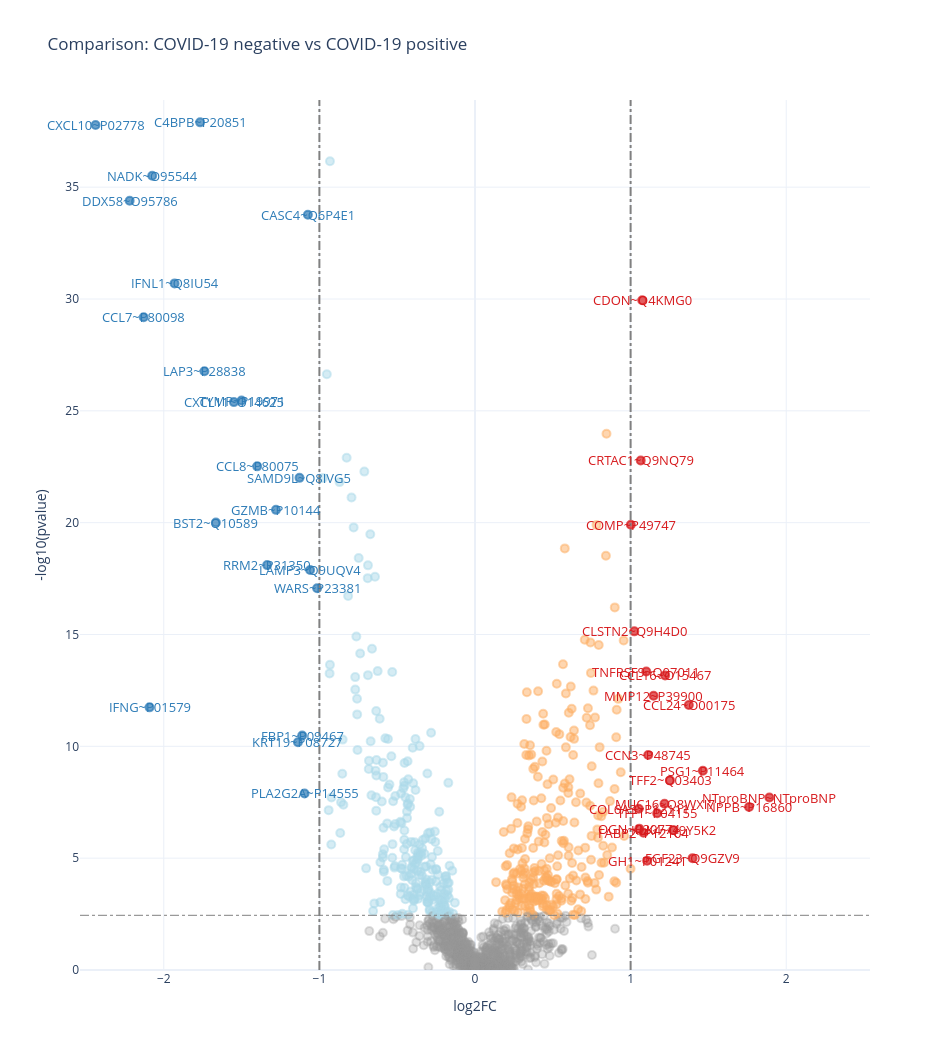

The notebook cell saved with this chart:
### Code cell
volcano_plot = viz.run_volcano(ancova_results, identifier='proteomics_volcanos', 
            args={'alpha':0.01, 'fc':2, 'num_annotations': 50,
                  'colorscale':'Blues', 'showscale': False, 
                  'marker_size':8, 'x_title':'log2FC', 'y_title':'-log10(pvalue)'})

for plot in volcano_plot:
    iplot(plot.figure)

### Figure 1 — Plotly figure (JSON) as saved in the notebook; plotly's stock layout.template omitted (floating-point values rounded to 4 significant figures; data arrays with more than 128 entries replaced by an {"elided": "..."} marker saying what was removed)
{"data": [{"hoverinfo": "text", "marker": {"color": {"elided": "1421 str values"}, "colorscale": [[0, "rgb(247,251,255)"], [0.125, "rgb(222,235,247)"], [0.25, "rgb(198,219,239)"], [0.375, "rgb(158,202,225)"], [0.5, "rgb(107,174,214)"], [0.625, "rgb(66,146,198)"], [0.75, "rgb(33,113,181)"], [0.875, "rgb(8,81,156)"], [1, "rgb(8,48,107)"]], "line": {"color": {"elided": "1421 str values"}, "width": 2}, "showscale": false, "size": 8}, "mode": "markers", "text": {"elided": "1421 str values"}, "type": "scatter", "x": {"elided": "1421 float values"}, "y": {"elided": "1421 float values"}}], "layout": {"annotations": [{"ax": 0, "ay": -10, "font": {"color": "#2c7bb6", "size": 13}, "showarrow": false, "text": "CXCL10~P02778", "x": -2.438, "xref": "x", "y": 37.78, "yref": "y"}, {"ax": 0, "ay": -10, "font": {"color": "#2c7bb6", "size": 13}, "showarrow": false, "text": "DDX58~O95786", "x": -2.219, "xref": "x", "y": 34.39, "yref": "y"}, {"ax": 0, "ay": -10, "font": {"color": "#2c7bb6", "size": 13}, "showarrow": false, "text": "CCL7~P80098", "x": -2.129, "xref": "x", "y": 29.19, "yref": "y"}, {"ax": 0, "ay": -10, "font": {"color": "#2c7bb6", "size": 13}, "showarrow": false, "text": "IFNG~P01579", "x": -2.091, "xref": "x", "y": 11.74, "yref": "y"}, {"ax": 0, "ay": -10, "font": {"color": "#2c7bb6", "size": 13}, "showarrow": false, "text": "NADK~O95544", "x": -2.074, "xref": "x", "y": 35.51, "yref": "y"}, {"ax": 0, "ay": -10, "font": {"color": "#2c7bb6", "size": 13}, "showarrow": false, "text": "IFNL1~Q8IU54", "x": -1.93, "xref": "x", "y": 30.7, "yref": "y"}, {"ax": 0, "ay": -10, "font": {"color": "#d7191c", "size": 13}, "showarrow": false, "text": "NTproBNP~NTproBNP", "x": 1.892, "xref": "x", "y": 7.711, "yref": "y"}, {"ax": 0, "ay": -10, "font": {"color": "#2c7bb6", "size": 13}, "showarrow": false, "text": "C4BPB~P20851", "x": -1.766, "xref": "x", "y": 37.9, "yref": "y"}, {"ax": 0, "ay": -10, "font": {"color": "#d7191c", "size": 13}, "showarrow": false, "text": "NPPB~P16860", "x": 1.761, "xref": "x", "y": 7.291, "yref": "y"}, {"ax": 0, "ay": -10, "font": {"color": "#2c7bb6", "size": 13}, "showarrow": false, "text": "LAP3~P28838", "x": -1.739, "xref": "x", "y": 26.77, "yref": "y"}, {"ax": 0, "ay": -10, "font": {"color": "#2c7bb6", "size": 13}, "showarrow": false, "text": "BST2~Q10589", "x": -1.665, "xref": "x", "y": 20.01, "yref": "y"}, {"ax": 0, "ay": -10, "font": {"color": "#2c7bb6", "size": 13}, "showarrow": false, "text": "CXCL11~O14625", "x": -1.549, "xref": "x", "y": 25.39, "yref": "y"}, {"ax": 0, "ay": -10, "font": {"color": "#2c7bb6", "size": 13}, "showarrow": false, "text": "TYMP~P19971", "x": -1.5, "xref": "x", "y": 25.46, "yref": "y"}, {"ax": 0, "ay": -10, "font": {"color": "#d7191c", "size": 13}, "showarrow": false, "text": "PSG1~P11464", "x": 1.464, "xref": "x", "y": 8.907, "yref": "y"}, {"ax": 0, "ay": -10, "font": {"color": "#2c7bb6", "size": 13}, "showarrow": false, "text": "CCL8~P80075", "x": -1.4, "xref": "x", "y": 22.52, "yref": "y"}, {"ax": 0, "ay": -10, "font": {"color": "#d7191c", "size": 13}, "showarrow": false, "text": "FGF23~Q9GZV9", "x": 1.398, "xref": "x", "y": 5.0, "yref": "y"}, {"ax": 0, "ay": -10, "font": {"color": "#d7191c", "size": 13}, "showarrow": false, "text": "CCL24~O00175", "x": 1.374, "xref": "x", "y": 11.85, "yref": "y"}, {"ax": 0, "ay": -10, "font": {"color": "#2c7bb6", "size": 13}, "showarrow": false, "text": "RRM2~P31350", "x": -1.335, "xref": "x", "y": 18.1, "yref": "y"}, {"ax": 0, "ay": -10, "font": {"color": "#2c7bb6", "size": 13}, "showarrow": false, "text": "GZMB~P10144", "x": -1.279, "xref": "x", "y": 20.57, "yref": "y"}, {"ax": 0, "ay": -10, "font": {"color": "#d7191c", "size": 13}, "showarrow": false, "text": "KLK4~Q9Y5K2", "x": 1.273, "xref": "x", "y": 6.263, "yref": "y"}, {"ax": 0, "ay": -10, "font": {"color": "#d7191c", "size": 13}, "showarrow": false, "text": "TFF2~Q03403", "x": 1.253, "xref": "x", "y": 8.477, "yref": "y"}, {"ax": 0, "ay": -10, "font": {"color": "#d7191c", "size": 13}, "showarrow": false, "text": "CCL16~O15467", "x": 1.222, "xref": "x", "y": 13.17, "yref": "y"}, {"ax": 0, "ay": -10, "font": {"color": "#d7191c", "size": 13}, "showarrow": false, "text": "MUC16~Q8WXI7", "x": 1.218, "xref": "x", "y": 7.429, "yref": "y"}, {"ax": 0, "ay": -10, "font": {"color": "#d7191c", "size": 13}, "showarrow": false, "text": "TFF1~P04155", "x": 1.171, "xref": "x", "y": 7.01, "yref": "y"}, {"ax": 0, "ay": -10, "font": {"color": "#d7191c", "size": 13}, "showarrow": false, "text": "MMP12~P39900", "x": 1.148, "xref": "x", "y": 12.26, "yref": "y"}, {"ax": 0, "ay": -10, "font": {"color": "#2c7bb6", "size": 13}, "showarrow": false, "text": "KRT19~P08727", "x": -1.138, "xref": "x", "y": 10.18, "yref": "y"}, {"ax": 0, "ay": -10, "font": {"color": "#2c7bb6", "size": 13}, "showarrow": false, "text": "SAMD9L~Q8IVG5", "x": -1.128, "xref": "x", "y": 22.0, "yref": "y"}, {"ax": 0, "ay": -10, "font": {"color": "#d7191c", "size": 13}, "showarrow": false, "text": "CCN3~P48745", "x": 1.113, "xref": "x", "y": 9.611, "yref": "y"}, {"ax": 0, "ay": -10, "font": {"color": "#2c7bb6", "size": 13}, "showarrow": false, "text": "FBP1~P09467", "x": -1.11, "xref": "x", "y": 10.48, "yref": "y"}, {"ax": 0, "ay": -10, "font": {"color": "#d7191c", "size": 13}, "showarrow": false, "text": "GH1~P01241", "x": 1.106, "xref": "x", "y": 4.889, "yref": "y"}, {"ax": 0, "ay": -10, "font": {"color": "#d7191c", "size": 13}, "showarrow": false, "text": "TNFRSF9~Q07011", "x": 1.101, "xref": "x", "y": 13.34, "yref": "y"}, {"ax": 0, "ay": -10, "font": {"color": "#2c7bb6", "size": 13}, "showarrow": false, "text": "PLA2G2A~P14555", "x": -1.095, "xref": "x", "y": 7.895, "yref": "y"}, {"ax": 0, "ay": -10, "font": {"color": "#d7191c", "size": 13}, "showarrow": false, "text": "FABP2~P12104", "x": 1.083, "xref": "x", "y": 6.139, "yref": "y"}, {"ax": 0, "ay": -10, "font": {"color": "#d7191c", "size": 13}, "showarrow": false, "text": "CDON~Q4KMG0", "x": 1.074, "xref": "x", "y": 29.95, "yref": "y"}, {"ax": 0, "ay": -10, "font": {"color": "#2c7bb6", "size": 13}, "showarrow": false, "text": "CASC4~Q6P4E1", "x": -1.074, "xref": "x", "y": 33.76, "yref": "y"}, {"ax": 0, "ay": -10, "font": {"color": "#d7191c", "size": 13}, "showarrow": false, "text": "CRTAC1~Q9NQ79", "x": 1.065, "xref": "x", "y": 22.78, "yref": "y"}, {"ax": 0, "ay": -10, "font": {"color": "#2c7bb6", "size": 13}, "showarrow": false, "text": "LAMP3~Q9UQV4", "x": -1.06, "xref": "x", "y": 17.89, "yref": "y"}, {"ax": 0, "ay": -10, "font": {"color": "#d7191c", "size": 13}, "showarrow": false, "text": "OGN~P20774", "x": 1.056, "xref": "x", "y": 6.319, "yref": "y"}, {"ax": 0, "ay": -10, "font": {"color": "#d7191c", "size": 13}, "showarrow": false, "text": "COL6A3~P12111", "x": 1.053, "xref": "x", "y": 7.206, "yref": "y"}, {"ax": 0, "ay": -10, "font": {"color": "#d7191c", "size": 13}, "showarrow": false, "text": "CLSTN2~Q9H4D0", "x": 1.024, "xref": "x", "y": 15.14, "yref": "y"}, {"ax": 0, "ay": -10, "font": {"color": "#2c7bb6", "size": 13}, "showarrow": false, "text": "WARS~P23381", "x": -1.015, "xref": "x", "y": 17.06, "yref": "y"}, {"ax": 0, "ay": -10, "font": {"color": "#d7191c", "size": 13}, "showarrow": false, "text": "COMP~P49747", "x": 1.001, "xref": "x", "y": 19.91, "yref": "y"}, {"showarrow": false, "text": "", "xref": "paper", "yref": "paper"}], "height": 1050, "hovermode": "closest", "shapes": [{"line": {"color": "grey", "dash": "dashdot", "width": 2}, "type": "line", "x0": 1, "x1": 1, "y0": 0, "y1": 38.9}, {"line": {"color": "grey", "dash": "dashdot", "width": 2}, "type": "line", "x0": -1, "x1": -1, "y0": 0, "y1": 38.9}, {"line": {"color": "grey", "dash": "dashdot", "width": 1}, "type": "line", "x0": -2.538, "x1": 2.538, "y0": 2.445, "y1": 2.445}], "showlegend": false, "title": {"text": "Comparison: COVID-19 negative vs COVID-19 positive"}, "width": 950, "xaxis": {"range": [-2.538, 2.538], "title": {"text": "log2FC"}}, "yaxis": {"range": [0, 38.9], "title": {"text": "-log10(pvalue)"}}}}
